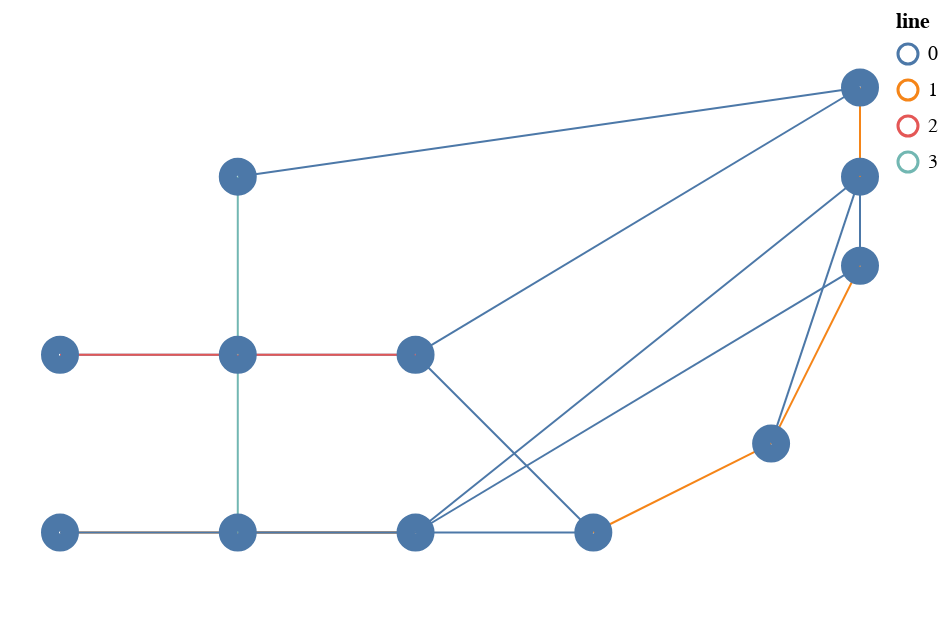

Here is the notebook cell this chart was saved with:
### Code cell
learned_graph = nx.from_numpy_array(A, nx.DiGraph)
dataset.cg.altair_graph(learned_graph, 10)

### Figure 1 — Vega-Lite specification as saved in the notebook (floating-point values rounded to 4 significant figures)
{"config": {"view": {"continuousWidth": 400, "continuousHeight": 300}}, "layer": [{"data": {"name": "data-57c1ad1e1a3a3ffd4a54c3454962ff04"}, "mark": {"type": "geoshape", "filled": false}, "encoding": {"color": {"field": "line", "type": "nominal"}, "size": {"field": "weight", "type": "quantitative"}}}, {"data": {"name": "data-53922df0a2fa5792bef407d0d0561e84"}, "mark": {"type": "geoshape", "filled": false, "strokeWidth": 10}}], "$schema": "https://vega.github.io/schema/vega-lite/v4.17.0.json", "datasets": {"data-57c1ad1e1a3a3ffd4a54c3454962ff04": [{"weight": 0.1428, "line": 1, "type": "Feature", "geometry": {"type": "LineString", "coordinates": [[0.0, 0.0], [2.0, 0.0]]}}, {"weight": 0.1328, "line": 0, "type": "Feature", "geometry": {"type": "LineString", "coordinates": [[0.0, 0.0], [4.0, 0.0]]}}, {"weight": 0.04358, "line": 1, "type": "Feature", "geometry": {"type": "LineString", "coordinates": [[2.0, 0.0], [4.0, 0.0]]}}, {"weight": 0.1507, "line": 0, "type": "Feature", "geometry": {"type": "LineString", "coordinates": [[2.0, 0.0], [6.0, 0.0]]}}, {"weight": 0.1981, "line": 3, "type": "Feature", "geometry": {"type": "LineString", "coordinates": [[2.0, 0.0], [2.0, 2.0]]}}, {"weight": 0.1527, "line": 0, "type": "Feature", "geometry": {"type": "LineString", "coordinates": [[4.0, 0.0], [9.0, 4.0]]}}, {"weight": 0.1708, "line": 0, "type": "Feature", "geometry": {"type": "LineString", "coordinates": [[4.0, 0.0], [9.0, 3.0]]}}, {"weight": 0.07278, "line": 0, "type": "Feature", "geometry": {"type": "LineString", "coordinates": [[6.0, 0.0], [4.0, 2.0]]}}, {"weight": 0.2191, "line": 1, "type": "Feature", "geometry": {"type": "LineString", "coordinates": [[6.0, 0.0], [8.0, 1.0]]}}, {"weight": 0.04701, "line": 1, "type": "Feature", "geometry": {"type": "LineString", "coordinates": [[8.0, 1.0], [9.0, 3.0]]}}, {"weight": 0.1567, "line": 0, "type": "Feature", "geometry": {"type": "LineString", "coordinates": [[8.0, 1.0], [9.0, 4.0]]}}, {"weight": 0.1793, "line": 1, "type": "Feature", "geometry": {"type": "LineString", "coordinates": [[9.0, 3.0], [9.0, 4.0]]}}, {"weight": 0.09215, "line": 0, "type": "Feature", "geometry": {"type": "LineString", "coordinates": [[9.0, 3.0], [9.0, 5.0]]}}, {"weight": 0.2224, "line": 1, "type": "Feature", "geometry": {"type": "LineString", "coordinates": [[9.0, 4.0], [9.0, 5.0]]}}, {"weight": 0.2021, "line": 0, "type": "Feature", "geometry": {"type": "LineString", "coordinates": [[9.0, 5.0], [4.0, 2.0]]}}, {"weight": 0.04987, "line": 0, "type": "Feature", "geometry": {"type": "LineString", "coordinates": [[9.0, 5.0], [2.0, 4.0]]}}, {"weight": 0.09025, "line": 0, "type": "Feature", "geometry": {"type": "LineString", "coordinates": [[0.0, 2.0], [4.0, 2.0]]}}, {"weight": 0.1641, "line": 2, "type": "Feature", "geometry": {"type": "LineString", "coordinates": [[0.0, 2.0], [2.0, 2.0]]}}, {"weight": 0.05494, "line": 2, "type": "Feature", "geometry": {"type": "LineString", "coordinates": [[2.0, 2.0], [4.0, 2.0]]}}, {"weight": 0.2402, "line": 3, "type": "Feature", "geometry": {"type": "LineString", "coordinates": [[2.0, 2.0], [2.0, 4.0]]}}], "data-53922df0a2fa5792bef407d0d0561e84": [{"contraction": {"8": {}, "9": {}}, "nodeID": 0, "type": "Feature", "geometry": {"type": "Point", "coordinates": [0.0, 0.0]}}, {"contraction": {"10": {}, "11": {}, "38": {}, "39": {}}, "nodeID": 1, "type": "Feature", "geometry": {"type": "Point", "coordinates": [2.0, 0.0]}}, {"contraction": {"12": {}, "13": {}}, "nodeID": 2, "type": "Feature", "geometry": {"type": "Point", "coordinates": [4.0, 0.0]}}, {"contraction": {"14": {}, "15": {}}, "nodeID": 3, "type": "Feature", "geometry": {"type": "Point", "coordinates": [6.0, 0.0]}}, {"contraction": {"16": {}, "17": {}}, "nodeID": 4, "type": "Feature", "geometry": {"type": "Point", "coordinates": [8.0, 1.0]}}, {"contraction": {"18": {}, "19": {}}, "nodeID": 5, "type": "Feature", "geometry": {"type": "Point", "coordinates": [9.0, 3.0]}}, {"contraction": {"20": {}, "21": {}}, "nodeID": 6, "type": "Feature", "geometry": {"type": "Point", "coordinates": [9.0, 4.0]}}, {"contraction": {"22": {}, "23": {}}, "nodeID": 7, "type": "Feature", "geometry": {"type": "Point", "coordinates": [9.0, 5.0]}}, {"contraction": {"27": {}, "28": {}}, "nodeID": 8, "type": "Feature", "geometry": {"type": "Point", "coordinates": [0.0, 2.0]}}, {"contraction": {"29": {}, "30": {}, "36": {}, "37": {}}, "nodeID": 9, "type": "Feature", "geometry": {"type": "Point", "coordinates": [2.0, 2.0]}}, {"contraction": {"31": {}, "32": {}}, "nodeID": 10, "type": "Feature", "geometry": {"type": "Point", "coordinates": [4.0, 2.0]}}, {"contraction": {"34": {}, "35": {}}, "nodeID": 11, "type": "Feature", "geometry": {"type": "Point", "coordinates": [2.0, 4.0]}}]}}
